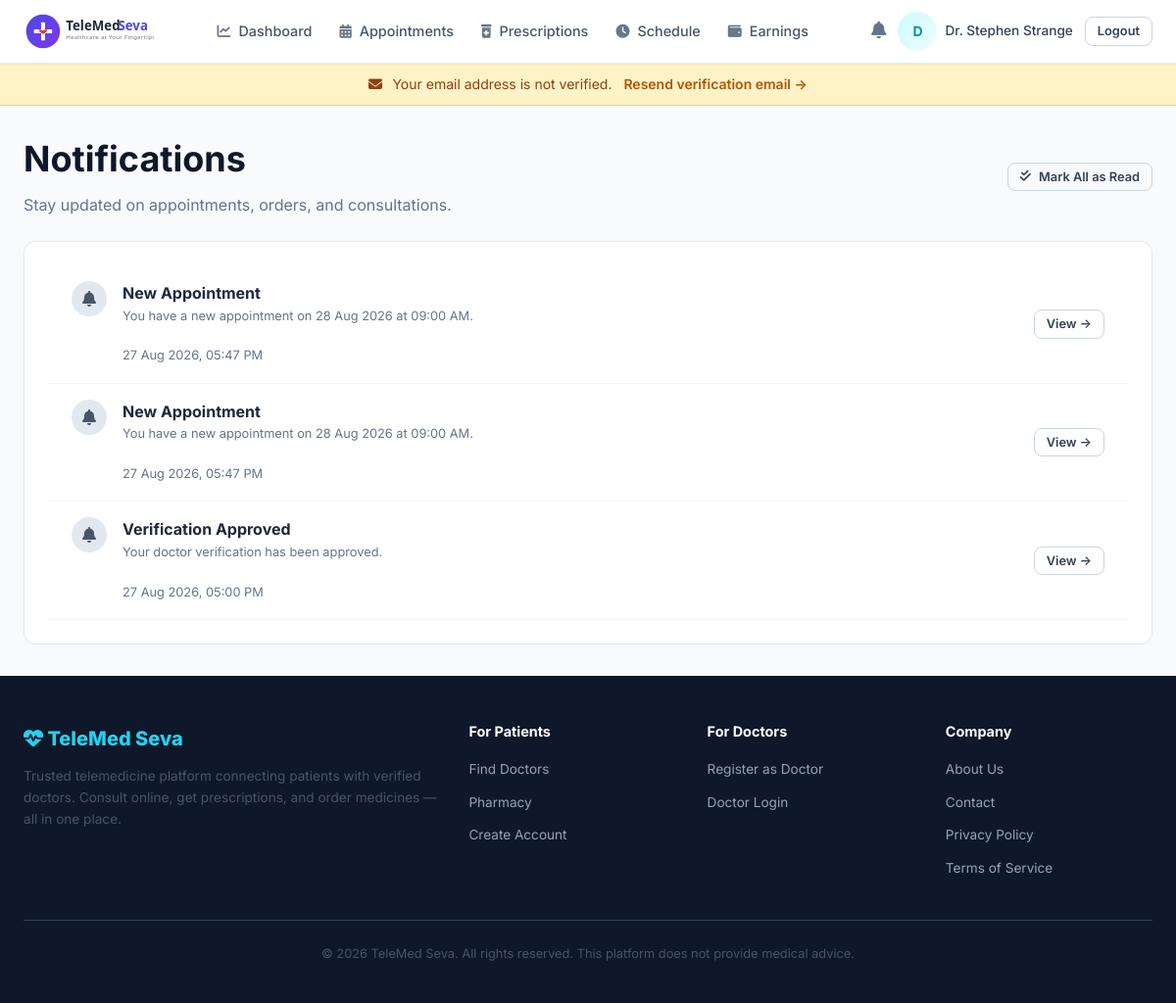
/notifications/ (signed in), run on the app's committed database.
### app/models/user.py (models this page shows, shortened)
class User(UserMixin, db.Model):
    __tablename__ = 'users'
    id = db.Column(db.Integer, primary_key=True)
    email = db.Column(db.String(255), unique=True, nullable=False, index=True)
    password_hash = db.Column(db.String(256), nullable=False)
    role = db.Column(db.Enum(UserRole), nullable=False, default=UserRole.PATIENT)
    is_active = db.Column(db.Boolean, default=True, nullable=False)
    email_verified = db.Column(db.Boolean, default=False, nullable=False)
    created_at = db.Column(db.DateTime, default=lambda: datetime.now(timezone.utc), nullable=False)
    updated_at = db.Column(
        db.DateTime,
        default=lambda: datetime.now(timezone.utc),
        onupdate=lambda: datetime.now(timezone.utc),
    )
    last_login_at = db.Column(db.DateTime)
    last_login_ip = db.Column(db.String(45))
    patient_profile = db.relationship(
        'PatientProfile', backref='user', uselist=False, cascade='all, delete-orphan'
    )
    doctor_profile = db.relationship(
        'DoctorProfile', backref='user', uselist=False, cascade='all, delete-orphan'
    )
    addresses = db.relationship('Address', backref='user', lazy='dynamic', cascade='all, delete-orphan')
    notifications = db.relationship('Notification', backref='user', lazy='dynamic', cascade='all, delete-orphan')
    @property
    def display_name(self):
        if self.role == UserRole.PATIENT and self.patient_profile:
            return self.patient_profile.full_name
        if self.role == UserRole.DOCTOR and self.doctor_profile:
            return f'Dr. {self.doctor_profile.full_name}'
        return self.email.split('@')[0]
    @property
    def avatar_url(self):
        profile = self.patient_profile or self.doctor_profile
        if profile and profile.avatar:
            return f'/uploads/avatars/{profile.avatar}'
        return None

class DoctorProfile(db.Model):
    __tablename__ = 'doctor_profiles'
    id = db.Column(db.Integer, primary_key=True)
    user_id = db.Column(db.Integer, db.ForeignKey('users.id', ondelete='CASCADE'), unique=True, nullable=False)
    first_name = db.Column(db.String(100), nullable=False)
    last_name = db.Column(db.String(100), nullable=False)
    phone = db.Column(db.String(20))
    avatar = db.Column(db.String(255))
    specialty_id = db.Column(db.Integer, db.ForeignKey('specialties.id'), nullable=True)
    qualifications = db.Column(db.String(500))
    registration_number = db.Column(db.String(100))
    experience_years = db.Column(db.Integer, default=0)
    bio = db.Column(db.Text)
    languages = db.Column(db.String(300))
    consultation_fee = db.Column(db.Numeric(10, 2), default=0)
    consultation_duration = db.Column(db.Integer, default=30)  # minutes
    is_verified = db.Column(db.Boolean, default=False, nullable=False)
    is_available = db.Column(db.Boolean, default=True, nullable=False)
    created_at = db.Column(db.DateTime, default=lambda: datetime.now(timezone.utc), nullable=False)
    updated_at = db.Column(
        db.DateTime,
        default=lambda: datetime.now(timezone.utc),
        onupdate=lambda: datetime.now(timezone.utc),
    )
    specialty = db.relationship('Specialty', backref='doctors')
    verification = db.relationship(
        'DoctorVerification', backref='doctor', uselist=False, cascade='all, delete-orphan'
    )
    availabilities = db.relationship('Availability', backref='doctor', cascade='all, delete-orphan')
    reviews = db.relationship('Review', backref='doctor', lazy='dynamic')
    @property
    def full_name(self):
        return f'{self.first_name} {self.last_name}'

### app/models/notification.py (models this page shows, shortened)
class Notification(db.Model):
    __tablename__ = 'notifications'
    id = db.Column(db.Integer, primary_key=True)
    user_id = db.Column(
        db.Integer, db.ForeignKey('users.id', ondelete='CASCADE'), nullable=False, index=True
    )
    notification_type = db.Column(db.Enum(NotificationType), nullable=False)
    title = db.Column(db.String(200), nullable=False)
    message = db.Column(db.Text, nullable=False)
    link = db.Column(db.String(500), nullable=True)
    is_read = db.Column(db.Boolean, default=False, nullable=False, index=True)
    created_at = db.Column(db.DateTime, default=lambda: datetime.now(timezone.utc), nullable=False)

### app/notifications/routes.py (the view)
@notifications_bp.route('/')
@login_required
def list_notifications():
    notifications = paginate_query(
        Notification.query.filter_by(user_id=current_user.id)
        .order_by(Notification.created_at.desc()),
        per_page=20,
    )
    return render_template(
        'notifications/list.html', title='Notifications', notifications=notifications,
    )

### app/__init__.py (called while the page is built)
def _init_extensions(app):
    db.init_app(app)
    migrate.init_app(app, db)
    login_manager.init_app(app)
    csrf.init_app(app)
    mail.init_app(app)
    if app.config.get('RATELIMIT_ENABLED', True):
        limiter.init_app(app)
    else:
        limiter.enabled = False
        limiter.init_app(app)
    @login_manager.user_loader
    def load_user(user_id):
        from .models.user import User
        return db.session.get(User, int(user_id))

def _register_context_processors(app):
    from datetime import datetime, timezone
    @app.context_processor
    def inject_platform():
        return {
            'platform_name': app.config['PLATFORM_NAME'],
            'currency': app.config['PLATFORM_CURRENCY_SYMBOL'],
            'now': lambda: datetime.now(timezone.utc),
        }
    @app.context_processor
    def inject_notification_count():
        from flask_login import current_user
        if current_user.is_authenticated:
            from .models.notification import Notification
            count = Notification.query.filter_by(
                user_id=current_user.id, is_read=False
            ).count()
            return {'unread_notification_count': count}
        return {'unread_notification_count': 0}

### app/utils/helpers.py (called while the page is built)
def paginate_query(query, page=None, per_page=20, max_per_page=100):
    if page is None:
        page = request.args.get('page', 1, type=int)
    per_page = min(request.args.get('per_page', per_page, type=int), max_per_page)
    return query.paginate(page=page, per_page=per_page, error_out=False)

### app/templates/notifications/list.html (shortened to what this page needs)
{% extends "base.html" %}
{% block content %}
<div class="container">
  <div class="flex-between mb-6">
    <div>
      <h1>Notifications</h1>
      <p class="text-muted mb-0">Stay updated on appointments, orders, and consultations.</p>
    </div>
    {% if notifications.items %}
    <form method="POST" action="{{ url_for('notifications.mark_all_read') }}">
      <button type="submit" class="btn btn-outline btn-sm">
        <i class="fas fa-check-double"></i> Mark All as Read
      </button>
    </form>
    {% endif %}
  </div>
  {% if notifications.items %}
  <div class="card">
    <div class="card-body p-0">
      {% for n in notifications.items %}
      <div style="padding:var(--space-4) var(--space-6); display:flex; justify-content:space-between; align-items:center; background:{{ 'var(--primary-50)' if not n.is_read else 'transparent' }}; border-bottom:1px solid var(--gray-100);">
        <div style="display:flex; gap:var(--space-4); align-items:flex-start;">
          <div style="width:36px; height:36px; border-radius:50%; background:{{ 'var(--primary-100)' if not n.is_read else 'var(--gray-200)' }}; display:flex; align-items:center; justify-content:center; color:{{ 'var(--primary-dark)' if not n.is_read else 'var(--gray-600)' }}; flex-shrink:0;">
            <i class="fas fa-bell"></i>
          </div>
          <div>
            <strong>{{ n.title }}</strong>
            <p class="mb-1 text-sm text-muted">{{ n.message }}</p>
            <span class="text-sm text-muted">{{ n.created_at.strftime('%d %b %Y, %I:%M %p') }}</span>
          </div>
        </div>
        <div>
          {% if not n.is_read %}
          <form method="POST" action="{{ url_for('notifications.mark_read', notif_id=n.id) }}">
            <input type="hidden" name="csrf_token" value="{{ csrf_token() }}">
            <button type="submit" class="btn btn-outline btn-sm">Read</button>
          </form>
          {% elif n.link %}
          <a href="{{ n.link }}" class="btn btn-outline btn-sm">View →</a>
          {% endif %}
        </div>
      </div>
      {% endfor %}
    </div>
  </div>
  {% else %}
  <div class="empty-state">
    <div class="empty-icon"><i class="fas fa-bell-slash"></i></div>
    <h3>No notifications</h3>
    <p>You're all caught up!</p>
  </div>
  {% endif %}
</div>
{% endblock %}

### app/templates/base.html (shortened to what this page needs)
<!DOCTYPE html>
<html lang="en">
<head>
  <link rel="stylesheet" href="https://cdnjs.cloudflare.com/ajax/libs/font-awesome/6.5.1/css/all.min.css">
  <link rel="stylesheet" href="{{ url_for('static', filename='css/style.css') }}">
</head>
<body>
  <nav class="navbar">
    <div class="navbar-inner">
      <a href="{{ url_for('auth.login') if not current_user.is_authenticated else
                 (url_for('patient.dashboard') if current_user.role.value == 'patient' else
                  url_for('doctor.dashboard') if current_user.role.value == 'doctor' else
                  url_for('admin.dashboard')) }}" class="navbar-brand">
        <img src="{{ url_for('static', filename='images/logo.svg') }}" alt="TeleMed Seva" style="height: 40px; margin-right: 0;">
      </a>
      <ul class="navbar-nav">
        {% if current_user.is_authenticated %}
          {% if current_user.role.value == 'patient' %}
            <li><a href="{{ url_for('patient.dashboard') }}" class="{{ 'active' if request.endpoint == 'patient.dashboard' }}"><i class="fas fa-home"></i> Dashboard</a></li>
            <li><a href="{{ url_for('appointments.search_doctors') }}" class="{{ 'active' if 'appointments' in request.endpoint|default('') }}"><i class="fas fa-user-md"></i> Find Doctors</a></li>
            <li><a href="{{ url_for('appointments.my_appointments') }}"><i class="fas fa-calendar-check"></i> Appointments</a></li>
            <li><a href="{{ url_for('pharmacy.catalog') }}" class="{{ 'active' if 'pharmacy' in request.endpoint|default('') }}"><i class="fas fa-pills"></i> Pharmacy</a></li>
            <li><a href="{{ url_for('prescriptions.my_prescriptions') }}"><i class="fas fa-prescription"></i> Prescriptions</a></li>
            <li><a href="{{ url_for('patient.medical_records') }}"><i class="fas fa-file-medical"></i> Records</a></li>
            <li><a href="{{ url_for('patient.support') }}"><i class="fas fa-headset"></i> Support</a></li>
          {% elif current_user.role.value == 'doctor' %}
            <li><a href="{{ url_for('doctor.dashboard') }}" class="{{ 'active' if request.endpoint == 'doctor.dashboard' }}"><i class="fas fa-chart-line"></i> Dashboard</a></li>
            <li><a href="{{ url_for('appointments.my_appointments') }}"><i class="fas fa-calendar-alt"></i> Appointments</a></li>
            <li><a href="{{ url_for('prescriptions.my_prescriptions') }}"><i class="fas fa-prescription-bottle-alt"></i> Prescriptions</a></li>
            <li><a href="{{ url_for('doctor.availability') }}"><i class="fas fa-clock"></i> Schedule</a></li>
            <li><a href="{{ url_for('doctor.earnings') }}"><i class="fas fa-wallet"></i> Earnings</a></li>
          {% endif %}
        {% endif %}
      </ul>
      <div class="navbar-actions">
        {% if current_user.is_authenticated %}
          <a href="{{ url_for('notifications.list_notifications') }}" class="notification-badge" title="Notifications">
            <i class="fas fa-bell" style="font-size:1.1rem; color:var(--gray-500);"></i>
          </a>
          <div style="display:flex; align-items:center; gap:0.5rem;">
            <div class="avatar">
              {% if current_user.avatar_url %}
                <img src="{{ current_user.avatar_url }}" alt="Avatar">
              {% else %}
                {{ current_user.display_name[0] | upper }}
              {% endif %}
            </div>
            <a href="{% if current_user.role.value == 'patient' %}{{ url_for('patient.profile') }}{% elif current_user.role.value == 'doctor' %}{{ url_for('doctor.profile') }}{% else %}{{ url_for('admin.dashboard') }}{% endif %}"
               style="color:var(--gray-700); font-weight:500; font-size:0.85rem;">
              {{ current_user.display_name | truncate(20) }}
            </a>
          </div>
          <a href="{{ url_for('auth.logout') }}" class="btn btn-outline btn-sm">Logout</a>
        {% else %}
          <a href="{{ url_for('auth.login') }}" class="btn btn-outline btn-sm">Log In</a>
          <a href="{{ url_for('auth.register') }}" class="btn btn-primary btn-sm">Sign Up</a>
        {% endif %}
      </div>
    </div>
  </nav>
  {% if current_user.is_authenticated and not current_user.email_verified %}
    <div style="background:#fef3c7;border-bottom:1px solid #fcd34d;padding:0.6rem 1rem;text-align:center;font-size:0.875rem;color:#92400e;">
      <i class="fas fa-envelope" style="margin-right:0.4rem;"></i>
      Your email address is not verified.
      <a href="{{ url_for('auth.resend_verification') }}" style="color:#b45309;font-weight:600;margin-left:0.5rem;">
        Resend verification email &rarr;
      </a>
    </div>
  {% endif %}
  <main class="page-content">
    {% block content %}{% endblock %}
  </main>
  {% block footer %}
  <footer class="footer">
    <div class="container">
      <div class="footer-grid">
        <div>
          <div class="footer-brand"><i class="fas fa-heartbeat"></i> {{ platform_name }}</div>
          <p style="font-size:0.85rem; margin-bottom:var(--space-4);">
            Trusted telemedicine platform connecting patients with verified doctors.
            Consult online, get prescriptions, and order medicines — all in one place.
          </p>
        </div>
        <div>
          <h5>For Patients</h5>
          <ul>
            <li><a href="{{ url_for('appointments.search_doctors') }}">Find Doctors</a></li>
            <li><a href="{{ url_for('pharmacy.catalog') }}">Pharmacy</a></li>
            <li><a href="{{ url_for('auth.register') }}">Create Account</a></li>
          </ul>
        </div>
        <div>
          <h5>For Doctors</h5>
          <ul>
            <li><a href="{{ url_for('auth.register') }}">Register as Doctor</a></li>
            <li><a href="{{ url_for('auth.login') }}">Doctor Login</a></li>
          </ul>
        </div>
        <div>
          <h5>Company</h5>
          <ul>
            <li><a href="#">About Us</a></li>
            <li><a href="#">Contact</a></li>
            <li><a href="#">Privacy Policy</a></li>
            <li><a href="#">Terms of Service</a></li>
          </ul>
        </div>
      </div>
      <div class="footer-bottom">
        <p>&copy; {{ now().year }} {{ platform_name }}. All rights reserved. This platform does not provide medical advice.</p>
      </div>
    </div>
  </footer>
  {% endblock %}
</body>
</html>

### data on the page
User: role.last_name "D", display_name "Dr. Stephen Strange"
Notification: title "New Appointment", message "You have a new appointment on 28 Aug 2026 at 09:00 AM.", created_at "27 Aug 2026, 05:47 PM"
Notification: title "New Appointment", message "You have a new appointment on 28 Aug 2026 at 09:00 AM.", created_at "27 Aug 2026, 05:47 PM"
Notification: title "Verification Approved", message "Your doctor verification has been approved.", created_at "27 Aug 2026, 05:00 PM"

### other printed values
{{ platform_name }} "TeleMed Seva"
